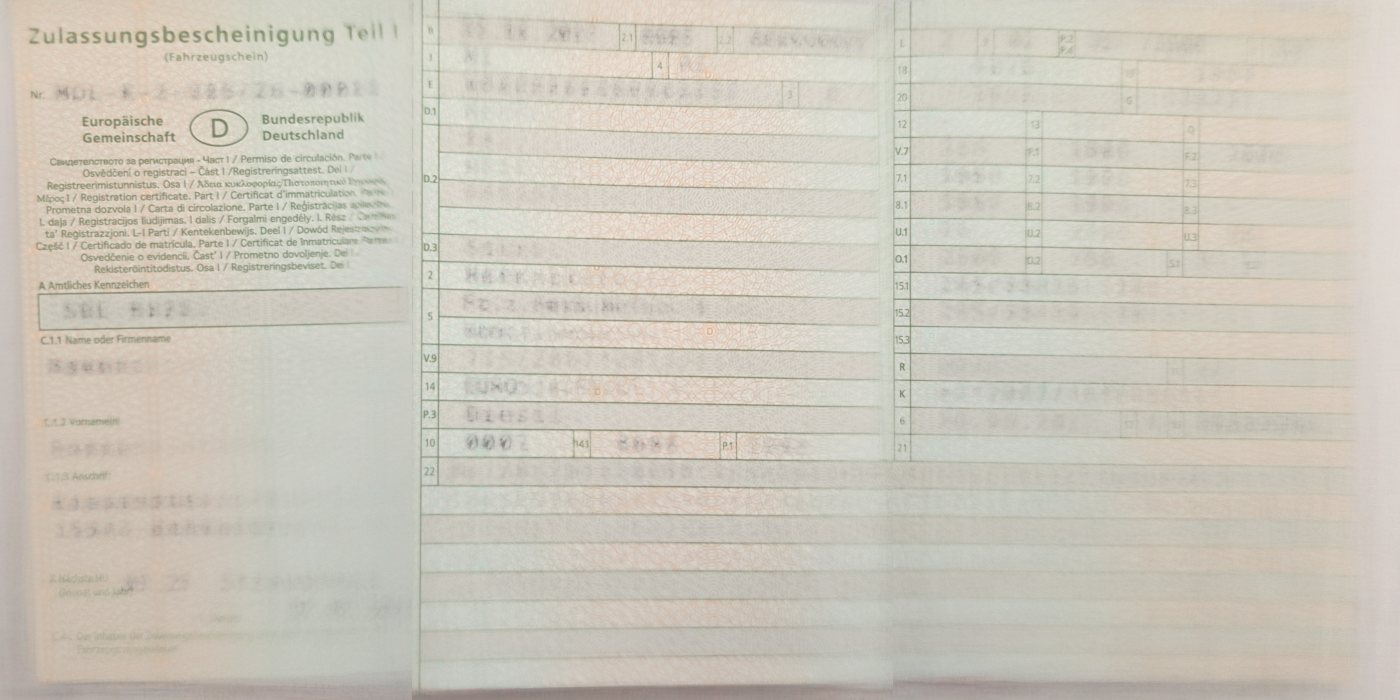
#> input picture backend/fahrzeugschein-scanner/reference/zb1_reference.jpg, 2800 x 1400 px (shown at 1/2 size); its folder holds only this picture in this run
$ python bootstrap_reference.py ../reference/zb1_reference.jpg
#> lines starting #> are read from the running program, lines starting #| are printed output that depends on the picture; after the words box and inside, x2 and y2 are one past the last pixel; in counts of white or black regions, pixels touching at a corner belong together; long printed decimals are rounded
### backend/fahrzeugschein-scanner/fsscanner/imageio.py
"""Bild-Ein-/Ausgabe: Bytes/PDF -> OpenCV-Bild, EXIF-Orientierung, Base64."""
import base64
import os
import subprocess
import tempfile

import cv2
import numpy as np


def load_image(data: bytes, is_pdf: bool = False) -> np.ndarray:
    """Dekodiert Bild- oder PDF-Bytes zu einem BGR-Bild (EXIF-Orientierung wird beachtet)."""
    if is_pdf or data[:5] == b"%PDF-":
        return _pdf_first_page(data)
    arr = np.frombuffer(data, np.uint8)
    # IMREAD_COLOR ignoriert EXIF nicht (OpenCV >= 3.1 dreht automatisch) -> ok
    img = cv2.imdecode(arr, cv2.IMREAD_COLOR)
    if img is None:
        raise ValueError("Bild konnte nicht dekodiert werden")
    return img


# [17 lines left out: function _pdf_first_page, not called in this run]


def load_file(path: str) -> np.ndarray:
    with open(path, "rb") as f:
        return load_image(f.read(), path.lower().endswith(".pdf"))


# [5 lines left out: function to_jpeg_b64, not called in this run]


def limit_size(img: np.ndarray, max_side: int) -> np.ndarray:
    """Verkleinert (nie vergroessert) so, dass die laengste Seite <= max_side ist."""
    h, w = img.shape[:2]
    s = max_side / max(h, w)
    if s >= 1.0:
        return img
    return cv2.resize(img, (int(round(w * s)), int(round(h * s))), interpolation=cv2.INTER_AREA)

### backend/fahrzeugschein-scanner/tools/bootstrap_reference.py
#!/usr/bin/env python3
"""
Bootstrap der Referenzvorlage aus EINEM flachen, vollstaendigen Foto.

Entzerrt das Foto anhand der gedruckten Linien des Formulars (aeusserste lange
waagerechte/senkrechte Linien -> Viereck -> Perspektivkorrektur) und speichert
das Ergebnis als reference/zb1_bootstrap.jpg. Wird nur einmal gebraucht; danach
registriert learn_layout.py alle weiteren Fotos per SIFT gegen diese Vorlage.

Aufruf: tools/bootstrap_reference.py <original.jpg> [--rotate 0|90|180|270] [--width 2400]
"""
import argparse
import os
import sys

import cv2
import numpy as np

sys.path.insert(0, os.path.join(os.path.dirname(__file__), ".."))
from fsscanner.imageio import load_file, limit_size  # noqa: E402


def detect_segments(gray, min_frac):
    """Lange waagerechte/senkrechte Linien: Binarisierung -> morphologisches Oeffnen
    mit langem Kernel (laesst nur Linien uebrig) -> HoughLinesP."""
    h, w = gray.shape
    bw = cv2.adaptiveThreshold(gray, 255, cv2.ADAPTIVE_THRESH_GAUSSIAN_C, cv2.THRESH_BINARY_INV, 31, 8)
    out = []
    for kern, min_len in (((max(15, w // 50), 1), min_frac * w), ((1, max(15, h // 50)), min_frac * h)):
        k = cv2.getStructuringElement(cv2.MORPH_RECT, kern)
        lines_img = cv2.morphologyEx(bw, cv2.MORPH_OPEN, k)
        segs = cv2.HoughLinesP(lines_img, 1, np.pi / 360, 60, minLineLength=int(min_len), maxLineGap=int(0.02 * w))
        if segs is not None:
            out.append(segs.reshape(-1, 4).astype(np.float64))
    return np.vstack(out) if out else np.zeros((0, 4))


def split_hv(segs, min_len):
    dx = segs[:, 2] - segs[:, 0]
    dy = segs[:, 3] - segs[:, 1]
    length = np.hypot(dx, dy)
    ang = np.degrees(np.arctan2(dy, dx)) % 180
    long_ = length >= min_len
    horiz = segs[long_ & ((ang < 15) | (ang > 165))]
    vert = segs[long_ & (ang > 75) & (ang < 105)]
    return horiz, vert


def seg_to_line(s):
    p1 = np.array([s[0], s[1], 1.0])
    p2 = np.array([s[2], s[3], 1.0])
    return np.cross(p1, p2)


def extreme_lines(horiz, vert):
    """Aeusserste lange Linien: oben/unten (nach mittlerem y), links/rechts (nach x).
    Nur Linien mit typischer Laenge (0.7..1.4 x Median) — schliesst Fremdkanten
    (Tastatur, Tischkante) aus, die deutlich laenger sind als die Formularlinien."""
    def typical(segs):
        ln = np.hypot(segs[:, 2] - segs[:, 0], segs[:, 3] - segs[:, 1])
        med = np.median(ln)
        keep = (ln >= 0.7 * med) & (ln <= 1.4 * med)
        return segs[keep] if keep.sum() >= 2 else segs
    horiz, vert = typical(horiz), typical(vert)
    hy = (horiz[:, 1] + horiz[:, 3]) / 2
    vx = (vert[:, 0] + vert[:, 2]) / 2
    top = horiz[np.argmin(hy)]
    bottom = horiz[np.argmax(hy)]
    left = vert[np.argmin(vx)]
    right = vert[np.argmax(vx)]
    return top, bottom, left, right


def intersect(l1, l2):
    p = np.cross(l1, l2)
    return p[:2] / p[2]


def main():
    ap = argparse.ArgumentParser()
    ap.add_argument("image")
    ap.add_argument("--rotate", type=int, default=0)
    ap.add_argument("--width", type=int, default=2400, help="Zielbreite des entzerrten Vierecks")
    ap.add_argument("--min-len", type=float, default=0.15, help="Mindestlaenge langer Linien (Anteil der Bildbreite)")
    ap.add_argument("--margins", default="0.05,0.05,0.05,0.05",
                    help="Rand oben,rechts,unten,links als Anteil der Viereckhoehe bzw. -breite")
    ap.add_argument("--out", default=os.path.join(os.path.dirname(__file__), "..", "reference", "zb1_bootstrap.jpg"))
    ap.add_argument("--debug", default=None, help="Debugbild mit Linien")
    args = ap.parse_args()

    img = load_file(args.image)
#> in load_image, img is the input picture: shape (1400, 2800, 3); mean B, G, R 187.8, 199.5, 204.3
    rot = {90: cv2.ROTATE_90_CLOCKWISE, 180: cv2.ROTATE_180, 270: cv2.ROTATE_90_COUNTERCLOCKWISE}
    if args.rotate in rot:
        img = cv2.rotate(img, rot[args.rotate])

    work = limit_size(img, 2000)
    sc = img.shape[1] / work.shape[1]
#> sc = 1.4
    gray = cv2.cvtColor(work, cv2.COLOR_BGR2GRAY)
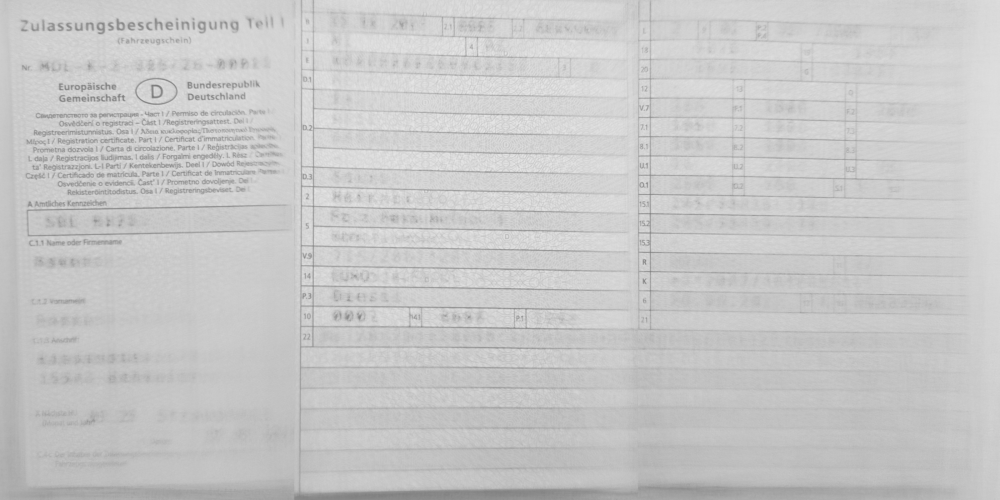
#> gray: shape (1000, 2000) (shown at 1/2 size); min 119, max 232, mean 199.6
    segs = detect_segments(gray, args.min_len)
#> in detect_segments, `bw = cv2.adaptiveThreshold(gray, 255, cv2.ADAPTIVE_THRESH_GAUSSIAN_C, ..`:
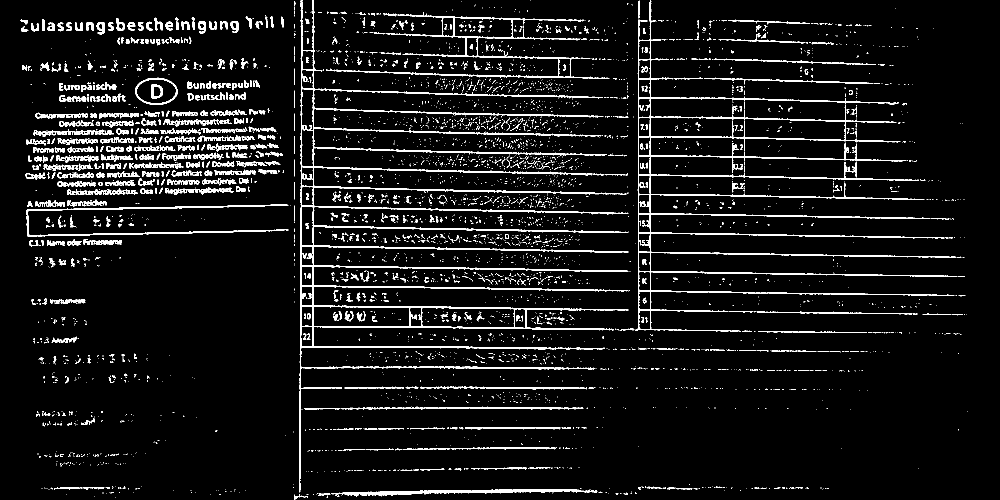
#> bw: shape (1000, 2000) (shown at 1/2 size); 6.8% white; 4353 white regions (3726 under 20 px), largest, box (x1, y1, x2, y2) and area: (598, 0, 1257, 985) 31454, (1270, 0, 1912, 664) 20746, (656, 25, 1219, 158) 4807
#> the loop in detect_segments, `for kern, min_len in (((max(15, w // 50), 1), min_frac * w), ((1, max(..` made 2 passes
#> pass 1, in detect_segments, `lines_img = cv2.morphologyEx(bw, cv2.MORPH_OPEN, k)`:
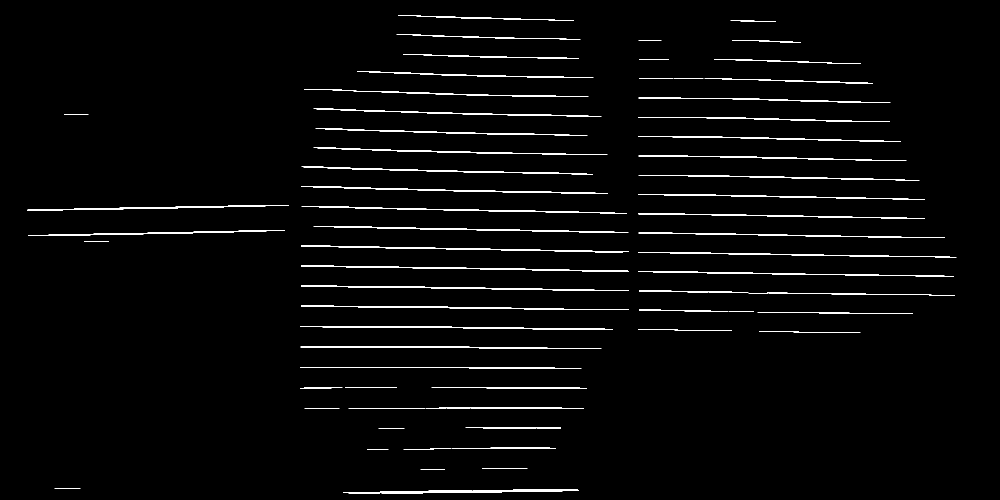
#> lines_img: shape (1000, 2000) (shown at 1/2 size); 2.5% white in thin lines or dots, all inside (x1, y1, x2, y2) = (54, 30, 1913, 988)
#> pass 2, in detect_segments, `lines_img = cv2.morphologyEx(bw, cv2.MORPH_OPEN, k)`:
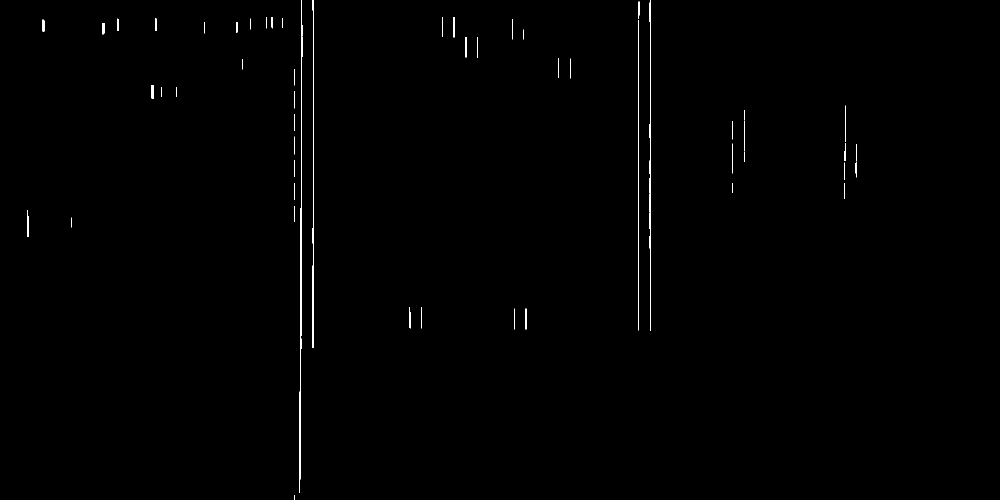
#> lines_img: shape (1000, 2000) (shown at 1/2 size); 0.45% white in thin lines or dots, all inside (x1, y1, x2, y2) = (54, 0, 1713, 1000)
#> after the loop in detect_segments, `for kern, min_len in (((max(15, w // 50), 1), min_frac * w), ((1, max(..`: out = 2 items
#> segs = 69 rows, first 6: [602, 491, 1912, 514], [669, 415, 1229, 425], [632, 453, 1889, 475], [621, 531, 1880, 552], [1277, 388, 1849, 398], [633, 493, 1729, 512]
    horiz, vert = split_hv(segs, args.min_len * min(work.shape[:2]))
#> in split_hv, `dx = segs[:, 2] - segs[:, 0]`: dx = 69 values, max 1310 at index 0, min 0 at index 56, mean 421.1
#> in split_hv, `dy = segs[:, 3] - segs[:, 1]`: dy = 69 values, max 23 at index 0, min -695 at index 58, mean -81.25
#> in split_hv, `length = np.hypot(dx, dy)`: length = 69 values, max 1310.2 at index 0, min 164 at index 67, mean 507.4
#> in split_hv, `ang = np.degrees(np.arctan2(dy, dx)) % 180`: ang = 69 values, max 179.5 at index 17, min 0 at index 24, mean 39.69
#> in split_hv, `horiz = segs[long_ & ((ang < 15) | (ang > 165))]`: horiz = 55 rows, first 6: [602, 491, 1912, 514], [669, 415, 1229, 425], [632, 453, 1889, 475], [621, 531, 1880, 552], [1277, 388, 1849, 398], [633, 493, 1729, 512]
#> in split_hv, `vert = segs[long_ & (ang > 75) & (ang < 105)]`: vert = 14 rows, first 6: [598, 983, 603, 347], [1300, 660, 1300, 0], [1301, 660, 1301, 0], [626, 695, 626, 0], [1277, 660, 1277, 3], [627, 590, 627, 0]
    print(f"Segmente: {len(segs)}, lang waagerecht: {len(horiz)}, lang senkrecht: {len(vert)}")
#| Segmente: 69, lang waagerecht: 55, lang senkrecht: 14
    if len(horiz) < 2 or len(vert) < 2:
        sys.exit("Zu wenige lange Linien gefunden — anderes Foto oder --min-len senken")

    top, bottom, left, right = extreme_lines(horiz, vert)
#> in typical, `ln = np.hypot(segs[:, 2] - segs[:, 0], segs[:, 3] - segs[:, 1])`: ln = 55 values, max 1310.2 at index 0, min 305.1 at index 46, mean 528.1
#> in typical, `med = np.median(ln)`: med = 470
#> in extreme_lines, `horiz, vert = typical(horiz), typical(vert)`: horiz = 45 rows, first 6: [669, 415, 1229, 425], [1277, 388, 1849, 398], [1285, 350, 1809, 359], [759, 262, 1174, 270], [1291, 234, 1703, 241], [842, 655, 1225, 658]; vert = [[601, 570, 603, 227], [1276, 581, 1276, 164], [589, 443, 589, 138]]
#> in extreme_lines, `hy = (horiz[:, 1] + horiz[:, 3]) / 2`: hy = 45 values, max 983 at index 11, min 73.5 at index 32, mean 481.2
#> in extreme_lines, `vx = (vert[:, 0] + vert[:, 2]) / 2`: vx = [602, 1276, 589]
#> in extreme_lines, `top = horiz[np.argmin(hy)]`: top = [793, 69, 1160, 78]
#> in extreme_lines, `bottom = horiz[np.argmax(hy)]`: bottom = [686, 985, 1157, 981]
#> in extreme_lines, `left = vert[np.argmin(vx)]`: left = [589, 443, 589, 138]
#> in extreme_lines, `right = vert[np.argmax(vx)]`: right = [1276, 581, 1276, 164]
#> top = [793, 69, 1160, 78]; bottom = [686, 985, 1157, 981]; left = [589, 443, 589, 138]; right = [1276, 581, 1276, 164]
    lt, lb, ll, lr = (seg_to_line(s) for s in (top, bottom, left, right))
#> lt = [-9, 367, -18186]; lb = [4, 471, -466679]; ll = [305, 0, -179645]; lr = [417, 0, -532092]
    quad = np.array([intersect(lt, ll), intersect(lt, lr), intersect(lb, lr), intersect(lb, ll)], np.float32)
#> in intersect, `p = np.cross(l1, l2)`: p = [-65929715, -7163535, -111935]
#> quad = [[589, 64], [1276, 80.84], [1276, 980], [589, 985.8]]
    quad *= sc  # zurueck in Originalkoordinaten
#> quad = [[824.6, 89.6], [1786.4, 113.2], [1786.4, 1372], [824.6, 1380.2]]
    print("Viereck (Original-Pixel):", quad.round(1).tolist())
#| Viereck (Original-Pixel): [[824.600, 89.600], [1786.400, 113.200], [1786.400, 1372.0], [824.600, 1380.200]]

    wtop = np.linalg.norm(quad[1] - quad[0]); wbot = np.linalg.norm(quad[2] - quad[3])
#> after `wtop = np.linalg.norm(quad[1] - quad[0])`: wtop = 962.1
#> after `wbot = np.linalg.norm(quad[2] - quad[3])`: wbot = 961.8
    hl = np.linalg.norm(quad[3] - quad[0]); hr = np.linalg.norm(quad[2] - quad[1])
#> after `hl = np.linalg.norm(quad[3] - quad[0])`: hl = 1290.6
#> after `hr = np.linalg.norm(quad[2] - quad[1])`: hr = 1258.8
    aspect = ((hl + hr) / 2) / ((wtop + wbot) / 2)
#> aspect = 1.33
    W = args.width
    H = int(round(W * aspect))
#> H = 3180
    dst = np.array([[0, 0], [W, 0], [W, H], [0, H]], np.float32)
#> dst = [[0, 0], [2400, 0], [2400, 3180], [0, 3180]]
    M = cv2.getPerspectiveTransform(quad, dst)
#> M = [[2.38, -1.33e-17, -1965.5], [-0.0592, 2.41, -167.4], [-2.51e-05, -1.43e-19, 1]]

    # Rand um das Viereck mitnehmen, damit die aeusseren Felder nicht abgeschnitten werden
    mt, mr, mb, ml = (float(v) for v in args.margins.split(","))
    mt, mb = int(mt * H), int(mb * H); ml, mr = int(ml * W), int(mr * W)
#> after `mt, mb = (int(mt * H), int(mb * H))`: mt = 159; mb = 159
    T = np.array([[1, 0, ml], [0, 1, mt], [0, 0, 1]], np.float64)
#> T = [[1, 0, 120], [0, 1, 159], [0, 0, 1]]
    warped = cv2.warpPerspective(img, T @ M, (W + ml + mr, H + mt + mb), flags=cv2.INTER_CUBIC,
                                 borderMode=cv2.BORDER_REPLICATE)
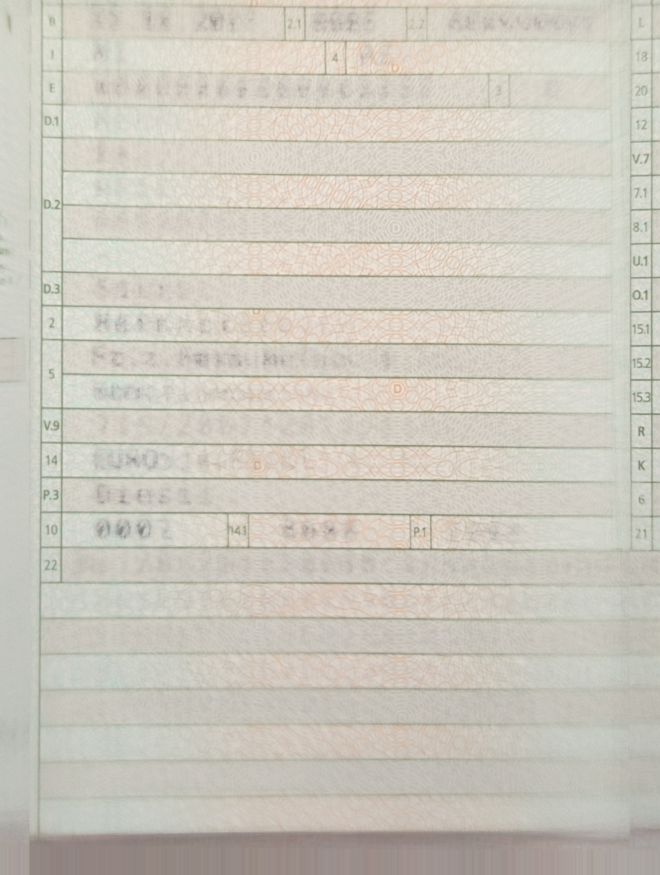
#> warped: shape (3498, 2640, 3) (shown at 1/4 size); mean B, G, R 189.4, 200, 204.2
    os.makedirs(os.path.dirname(os.path.abspath(args.out)), exist_ok=True)
    cv2.imwrite(args.out, warped, [cv2.IMWRITE_JPEG_QUALITY, 95])
    print("gespeichert:", args.out, warped.shape)
#| gespeichert: backend/fahrzeugschein-scanner/tools/../reference/zb1_bootstrap.jpg (3498, 2640, 3)

    if args.debug:
        dbg = work.copy()
        for s in horiz: cv2.line(dbg, (int(s[0]), int(s[1])), (int(s[2]), int(s[3])), (0, 0, 255), 2)
        for s in vert: cv2.line(dbg, (int(s[0]), int(s[1])), (int(s[2]), int(s[3])), (255, 0, 0), 2)
        q = (quad / sc).astype(int)
        cv2.polylines(dbg, [q.reshape(-1, 1, 2)], True, (0, 255, 0), 3)
        cv2.imwrite(args.debug, dbg)


if __name__ == "__main__":
    main()
